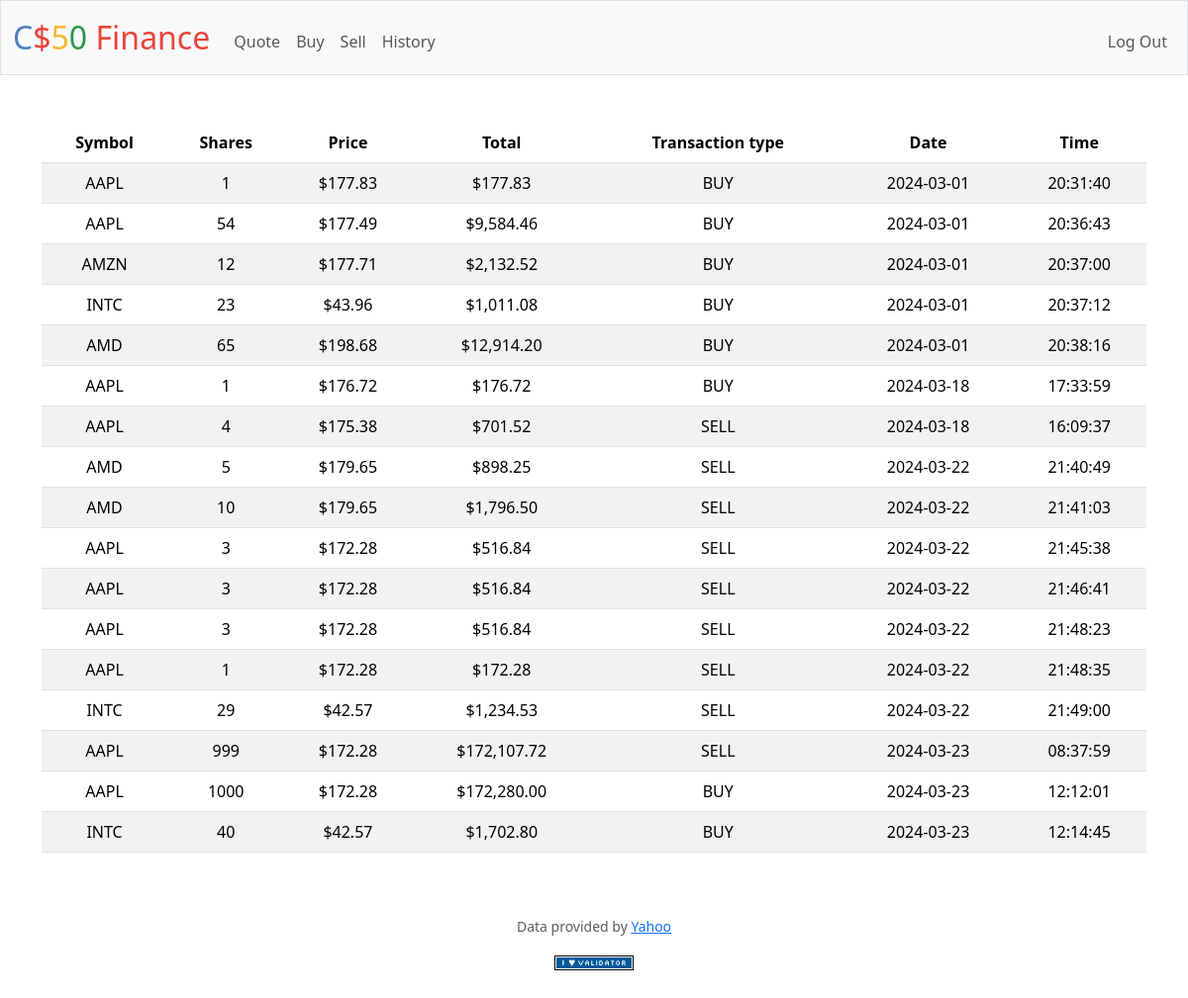
Page /history (signed in) on the committed database.
### tables this page shows
CREATE TABLE 'transactions' ('id' INTEGER PRIMARY KEY AUTOINCREMENT NOT NULL, 'user_id' INTEGER NOT NULL, 'symbol' TEXT NOT NULL, 'shares' INTEGER NOT NULL, 'price' NUMERIC NOT NULL, 'time' DATETIME NOT NULL, 'type' TEXT NOT NULL);

### app.py (the view)
@app.route("/history")
@login_required
def history():
    transactions = db.execute("SELECT * FROM transactions WHERE user_id = ?", session["user_id"])
    return render_template("history.html", transactions=transactions)

### app.py (called while the page is built)
@app.after_request
def after_request(response):
    response.headers["Cache-Control"] = "no-cache, no-store, must-revalidate"
    response.headers["Expires"] = 0
    response.headers["Pragma"] = "no-cache"
    return response

### helpers.py (called while the page is built)
def login_required(f):
    @wraps(f)
    def decorated_function(*args, **kwargs):
        if session.get("user_id") is None:
            return redirect("/login")
        return f(*args, **kwargs)
    return decorated_function

def usd(value):
    return f"${value:,.2f}"

### templates/history.html (shortened to what this page needs)
{% extends "layout.html" %}
{% block main %}
    <table class="table table-striped">
        <thead>
            <tr>
                <th>Symbol</th>
                <th>Shares</th>
                <th>Price</th>
                <th>Total</th>
                <th>Transaction type</th>
                <th>Date</th>
                <th>Time</th>
            </tr>
        </thead>
        <tbody>
            {% for transaction in transactions %}
                <tr>
                    <td>{{ transaction["symbol"].upper() }}</td>
                    <td>{{ transaction["shares"] }}</td>
                    <td>{{ transaction.price | usd }}</td>
                    <td>{{ (transaction["price"] * transaction["shares"]) | usd }}</td>
                    <td>{{ transaction["type"].upper() }}</td>
                    <td>{{ transaction["time"].split()[0] }}</td>
                    <td>{{ transaction["time"].split()[1] }}</td>
                </tr>
            {% endfor %}
        </tbody>
    </table>
{% endblock%}

### templates/layout.html (shortened to what this page needs)
<!DOCTYPE html>
<html lang="en">
    <head>
        <link href="https://cdn.jsdelivr.net/npm/bootstrap@5.3.2/dist/css/bootstrap.min.css" rel="stylesheet">
        <link href="/static/styles.css" rel="stylesheet">
    </head>
    <body>
        <nav class="bg-light border navbar navbar-expand-md navbar-light">
            <div class="container-fluid">
                <a class="navbar-brand" href="/"><span class="blue">C</span><span class="red">$</span><span class="yellow">5</span><span class="green">0</span> <span class="red">Finance</span></a>
                <div class="collapse navbar-collapse" id="navbar">
                    {% if session["user_id"] %}
                        <ul class="navbar-nav me-auto mt-2">
                            <li class="nav-item"><a class="nav-link" href="/quote">Quote</a></li>
                            <li class="nav-item"><a class="nav-link" href="/buy">Buy</a></li>
                            <li class="nav-item"><a class="nav-link" href="/sell">Sell</a></li>
                            <li class="nav-item"><a class="nav-link" href="/history">History</a></li>
                        </ul>
                        <ul class="navbar-nav ms-auto mt-2">
                            <li class="nav-item"><a class="nav-link" href="/logout">Log Out</a></li>
                        </ul>
                    {% else %}
                        <ul class="navbar-nav ms-auto mt-2">
                            <li class="nav-item"><a class="nav-link" href="/register">Register</a></li>
                            <li class="nav-item"><a class="nav-link" href="/login">Log In</a></li>
                        </ul>
                    {% endif %}
                </div>
            </div>
        </nav>
        <main class="container py-5 text-center">
            {% block main %}{% endblock %}
        </main>
        <footer class="mb-5">
            <p class="mb-3 small text-center text-muted">
                Data provided by <a href="https://finance.yahoo.com/">Yahoo</a>
            </p>
            <form action="https://validator.w3.org/check" class="text-center" enctype="multipart/form-data" method="post" target="_blank">
                <input alt="Validate" src="/static/I_heart_validator.png" type="image">
            </form>
        </footer>
    </body>
</html>

### static/styles.css (style rules this page uses)
nav .navbar-brand { font-size: xx-large; }
nav .navbar-brand .blue { color: #537fbe; }
nav .navbar-brand .red { color: #ea433b; }
nav .navbar-brand .yellow { color: #f5b82e; }
nav .navbar-brand .green { color: #2e944b; }

### rows in the picture
transactions: (transaction['price']*transaction['shares'])|usd "$177.83"
transactions: (transaction['price']*transaction['shares'])|usd "$9,584.46"
transactions: (transaction['price']*transaction['shares'])|usd "$2,132.52"
transactions: (transaction['price']*transaction['shares'])|usd "$1,011.08"
transactions: (transaction['price']*transaction['shares'])|usd "$12,914.20"
transactions: (transaction['price']*transaction['shares'])|usd "$176.72"
transactions: (transaction['price']*transaction['shares'])|usd "$701.52"
transactions: (transaction['price']*transaction['shares'])|usd "$898.25"
transactions: (transaction['price']*transaction['shares'])|usd "$1,796.50"
transactions: (transaction['price']*transaction['shares'])|usd "$516.84"
transactions: (transaction['price']*transaction['shares'])|usd "$516.84"
transactions: (transaction['price']*transaction['shares'])|usd "$516.84"
transactions: (transaction['price']*transaction['shares'])|usd "$172.28"
transactions: (transaction['price']*transaction['shares'])|usd "$1,234.53"
transactions: (transaction['price']*transaction['shares'])|usd "$172,107.72"
transactions: (transaction['price']*transaction['shares'])|usd "$172,280.00"
transactions: (transaction['price']*transaction['shares'])|usd "$1,702.80"
